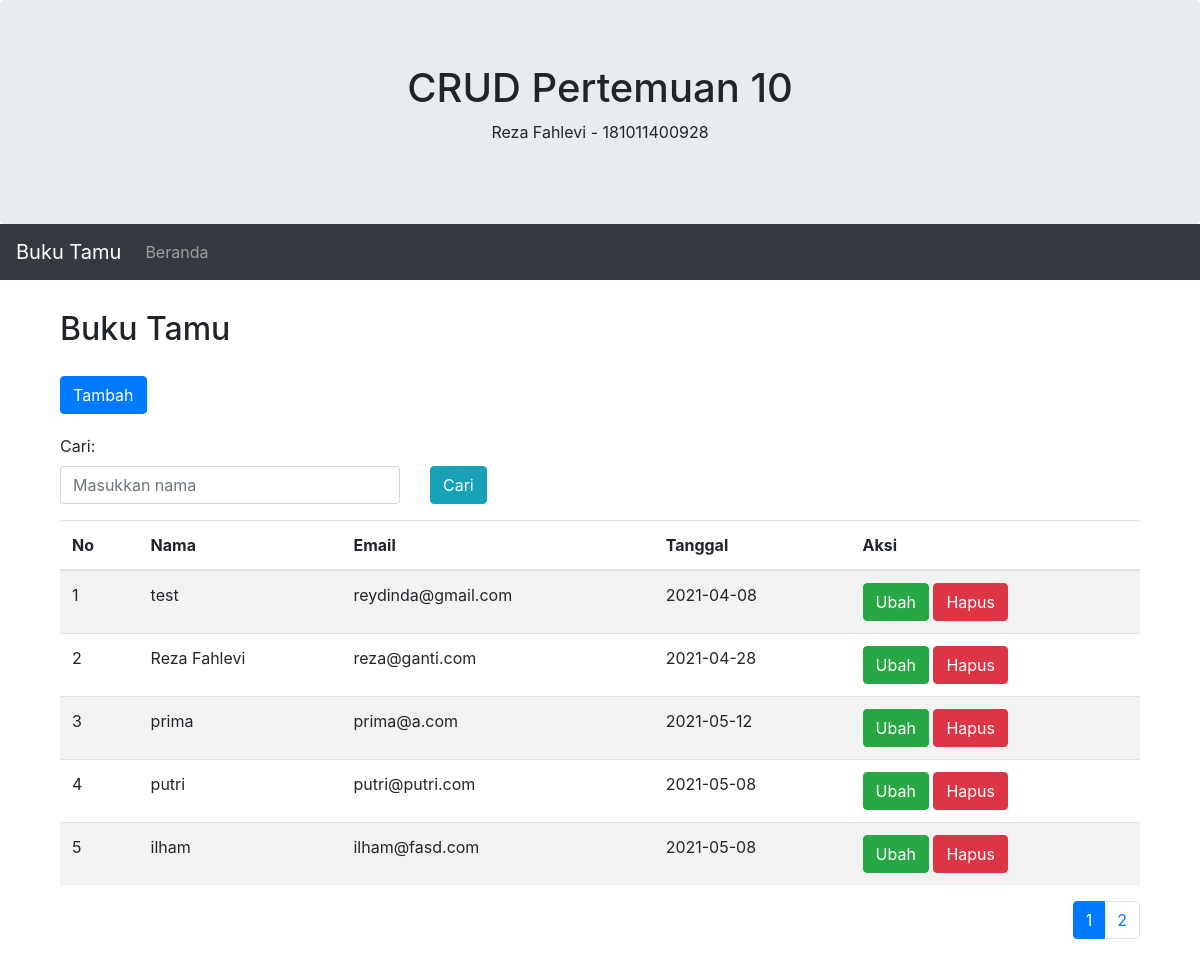
The page / on the database its author committed.
### tables this page shows
CREATE TABLE `tamu` (
  `id` int(11) NOT NULL,
  `nama` varchar(70) DEFAULT NULL,
  `email` varchar(100) DEFAULT NULL,
  `tanggal` date DEFAULT NULL
);

### core/crud.php (called while the page is built, shortened)
<?php
class CRUD
{
    var $db = "";
    public function __construct()
    {
        $this->db = new mysqli('localhost', 'root', '', 'buku_tamu');
    }
    public function count_page($table, $limit = 5)
    {
        $sql = "SELECT COUNT(*) as jml FROM $table";
        $query = $this->db->query($sql);
        $jml = $query->fetch_array()['jml'];
        return ceil($jml / $limit);
    }
    public function page($table, $where = [], $page = 1, $limit = 5)
    {
        $sql = "SELECT * FROM $table";
        $count = count($where);
        $page   = $page <= 1 ? 0 : (($page - 1) * $limit);
        $sql    .= " LIMIT $page, $limit";
        $query = $this->db->query($sql);
        return $query;
    }
}

### index.php (the view, shortened to what this page needs)
<?php
include('core/crud.php');
$crud = new CRUD();
?>
<!DOCTYPE html>
<html lang="en">
<head>
    <link rel="stylesheet" href="https://maxcdn.bootstrapcdn.com/bootstrap/4.5.2/css/bootstrap.min.css">
</head>
<body>
    <div class="jumbotron text-center" style="margin-bottom:0">
        <h1>CRUD Pertemuan 10</h1>
        <p>Reza Fahlevi - 181011400928</p>
    </div>
    <nav class="navbar navbar-expand-sm bg-dark navbar-dark">
        <a class="navbar-brand" href="#">Buku Tamu</a>
        <div class="collapse navbar-collapse" id="collapsibleNavbar">
            <ul class="navbar-nav">
                <li class="nav-item">
                    <a class="nav-link" href="#">Beranda</a>
                </li>
            </ul>
        </div>
    </nav>
    <div class="container" style="margin-top:30px">
        <div class="row">
            <div class="col-sm-12">
                <div class="container">
                    <h2>Buku Tamu</h2>
                    <button type="button" class="btn btn-primary" style="margin: 20px 0px;" onclick="modal_add()">
                        Tambah
                    </button>
                    <form class="form-group">
                        <label for="search">Cari:</label>
                        <div class="row">
                            <div class="col-sm-4">
                                <input type="search" class="form-control" name="search" placeholder="Masukkan nama" id="search" value="<?= $_GET['search'] ?? ''; ?>">
                            </div>
                            <div class="col-sm-2">
                                <button type="submit" class="btn btn-info">
                                    Cari
                                </button>
                            </div>
                        </div>
                    </form>
                    <table class="table table-striped">
                        <thead>
                            <tr>
                                <th>No</th>
                                <th>Nama</th>
                                <th>Email</th>
                                <th>Tanggal</th>
                                <th>Aksi</th>
                            </tr>
                        </thead>
                        <tbody>
                            <?php
                            $limit = 5;
                            $count_page = $crud->count_page('tamu', $limit);
                            $page = $_GET['page'] ?? 1;
                            $result = $crud->page('tamu', [], $page, $limit);
                            $no = 0;
                            foreach ($result as $row) : $no++; ?>
                                <tr>
                                    <td><?= ((($page - 1)  * $limit) + $no) ?></td>
                                    <td><?= $row['nama'] ?></td>
                                    <td><?= $row['email'] ?></td>
                                    <td><?= $row['tanggal'] ?></td>
                                    <td>
                                        <button type="button" class="btn btn-success" onclick="modal_edit('<?= base64_encode(json_encode($row)) ?>')">
                                            Ubah
                                        </button>
                                        <button type="button" class="btn btn-danger" onclick="modal_delete('<?= $row['id'] ?>')">
                                            Hapus
                                        </button>
                                    </td>
                                </tr>
                            <?php endforeach; ?>
                        </tbody>
                    </table>
                    <ul class="pagination float-right">
                        <?php
                        for ($i = 1; $i <= $count_page; $i++) {
                            echo "<li class='page-item" . ($i == $page ? ' active' : '') . "'><a class='page-link' href='?page=$i'>$i</a></li>";
                        } ?>
                    </ul>
                </div>
            </div>
        </div>
</body>
</html>

### rows shown on the page
tamu: no "1", nama "test", email "reydinda@gmail.com", tanggal "2021-04-08"
tamu: no "2", nama "Reza Fahlevi", email "reza@ganti.com", tanggal "2021-04-28"
tamu: no "3", nama "prima", email "prima@a.com", tanggal "2021-05-12"
tamu: no "4", nama "putri", email "putri@putri.com", tanggal "2021-05-08"
tamu: no "5", nama "ilham", email "ilham@fasd.com", tanggal "2021-05-08"
